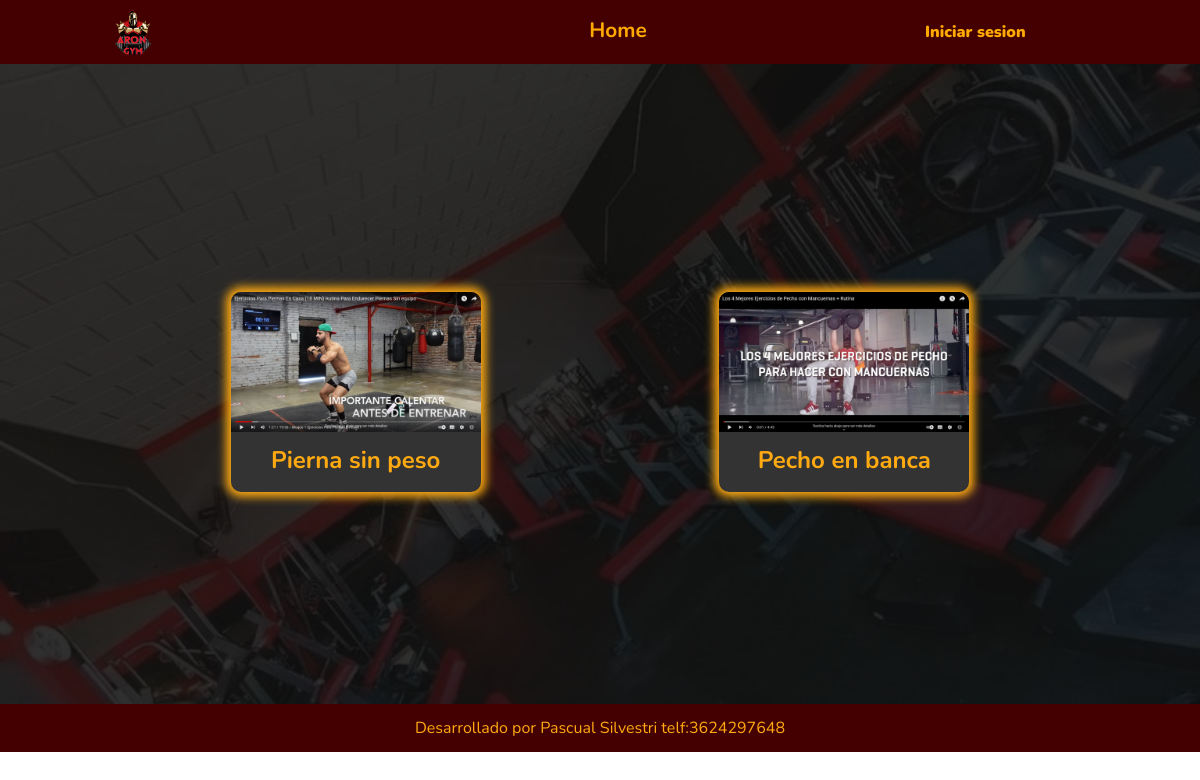
/Videos/Categoria/1, run on the app's committed database.
### apps/videos/models.py (models this page shows, shortened)
class Video(models.Model):
    titulo = models.CharField(max_length = 150)
    cuerpo = models.ForeignKey(Cuerpo, on_delete = models.CASCADE)
    categoria = models.ForeignKey(Categoria, on_delete = models.CASCADE)
    descripcion = models.TextField(null=True)
    url = models.URLField()
    img = models.ImageField(upload_to='videos',null=True)

### apps/videos/views.py (the view)
# urls.py: path('Categoria/<int:pk>', views.videosCategoria_all, name = 'videoCategoria'),
def videosCategoria_all(request,pk):
    videos = Video.objects.all().filter(categoria = pk)
    ban = True
    cont = 0
    for i in videos:
        cont +=1
    if cont == 0:
        ban = False
    context = {'videos':videos,
               'ban':ban}
    return render(request,'videos/videoCategoria.html',context)

### templates/videos/videoCategoria.html (shortened to what this page needs)
{% extends 'base.html' %}
{% load static %}
{% block contenedor %}
<div class="contenedor_videos_categoria">
<div class="opacity"></div>
{% if ban %}
{% for i in videos %}
    <div class="card_video_categoria">
        <a href="{{i.url}}"  rel="noopener noreferrer" id={{i.id}}><img src="{{i.img.url}}" alt=""></a>
        <h2>{{i.titulo}}</h2>
    </div>
{% endfor %}
{% else %}
<h1 class="card_video">Por ahora no hay contenido en esta seccion</h1>
{% endif %}
</div>
{% endblock  %}

### static/css/style_global.css (style rules this page uses)
:root { --letra: 'Nunito', sans-serif; }
* { padding:0; margin:0; box-sizing: border-box; font-family: var(--letra); }
body { width: 100vw; min-height: 100vh; height: 100vh; }

### static/css/base/nav.css (style rules this page uses)
a { text-decoration: none; }

### static/css/videos/videos.css (style rules this page uses)
.opacity { width: 100%; height: 100%; background-color: #111d; position: absolute; top:0; }
img { width: 100%; border-radius: 10px 10px 0 0 ; }

### static/css/videos/videoCategoria.css (style rules this page uses)
.contenedor_videos_categoria { width: 100%; min-height: 80vh; display: flex; flex-wrap: wrap; justify-content: space-evenly; align-items: center; background:url(../../img/fondo_videos.jpg) no-repeat center center; background-size: cover; padding-top: 1rem; position: relative; }
.opacity { width: 100%; height: 100%; background-color: #111d; position: absolute; top:0; }
.card_video_categoria { width: 20%; max-width: 300px; min-width: 250px; min-height: 200px; max-height: 300px; margin:1rem 0.5rem; padding-bottom: 1rem; display: flex; flex-direction: column; justify-content: space-between; align-items: center; border-radius: 10px; background-color: #333; box-shadow: 0 0 10px 5px #fa1; color: #fa1; z-index: 10; }
.card_video_categoria a { text-decoration:none; font-weight: bold; color: #fa1; font-size: 2rem; }
img { width: 100%; border-radius: 10px 10px 0 0 ; }

### static/css/usuarios/login.css (style rules this page uses)
.opacity { width: 100%; height: 100%; background-color: #111c; position: absolute; top: 0; }

### static/css/usuarios/usuarios.css (style rules this page uses)
.opacity { width: 100%; height: 100%; background-color: #111c; position: absolute; top: 0; }

### static/css/rutina/rutina.css (style rules this page uses)
.opacity { width: 100%; height: 100%; background-color: #111d; position: absolute; top:0; }

### data on the page
Video: img (picture), titulo "Pierna sin peso"
Video: img (picture), titulo "Pecho en banca"
